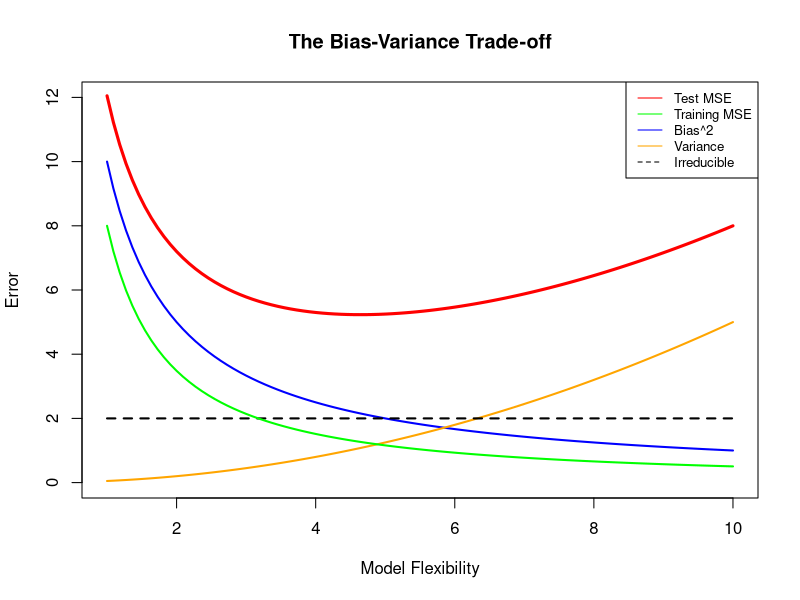

R code for this plot:
## ---- chunk 1
knitr::opts_chunk$set(echo = TRUE)
## ---- chunk 2

x <- seq(1, 10, length.out = 100)

bias_sq   <- 10 / x
variance  <- 0.05 * x^2
irred     <- rep(2, 100)  
test_mse  <- bias_sq + variance + irred
train_mse <- 8 / x^1.2

plot(x, test_mse, type = "n", ylim = c(0, 12), 
     xlab = "Model Flexibility", ylab = "Error",
     main = "The Bias-Variance Trade-off")

lines(x, bias_sq,   col = "blue",   lwd = 2) # Squared Bias
lines(x, variance,  col = "orange", lwd = 2) # Variance
lines(x, irred,     col = "black",  lwd = 2, lty = 2) # Irreducible Error
lines(x, test_mse,  col = "red",    lwd = 3) # Test MSE
lines(x, train_mse, col = "green",  lwd = 2) # Training MSE

legend("topright", cex = 0.8,
       legend = c("Test MSE", "Training MSE", "Bias^2", "Variance", "Irreducible"),
       col = c("red", "green", "blue", "orange", "black"), 
       lty = c(1, 1, 1, 1, 2))

## ---- chunk 3

n <- 100

x = seq(0, 10, length.out = n)
error = rnorm(n,0,1)

y1 <- x + error

m1 <- lm(y1 ~ x)

beta_0 <- 1
beta_1 <- 2
beta_2 <- 3
beta_3 <- 4

y2 <- beta_0 + beta_1 * x + beta_2 * x^2 + beta_3 * x^3 + error

m2 <- lm(y2 ~ poly(x, 3))

summary(m1)
summary(m2)

## ---- chunk 4

set.seed(1)
x = rnorm(100)
error = rnorm(100)
y = x - 2*x^2 + error

## ---- chunk 5

set.seed(1)

Data = data.frame(x, y)

n <- nrow(Data)

MSE_M1 = rep(0,n) #vector
MSE_M2 = rep(0,n) #vector
MSE_M3 = rep(0,n) #vector
MSE_M4 = rep(0,n) #vector

for(i in 1:n){
  test = Data[i, ]
  train = Data[-i, ]

  M1 <- lm(y ~ x, data = train)

  M2 <- lm(y ~ poly(x, degree = 2, raw = TRUE), data = train)
  
  M3 <- lm(y ~ poly(x, degree = 3, raw = TRUE), data = train)
  
  M4 <- lm(y ~ poly(x, degree = 4, raw = TRUE), data = train)
  
  M1_test = predict(M1, newdata = test)
  M2_test = predict(M2, newdata = test)
  M3_test = predict(M3, newdata = test)
  M4_test = predict(M4, newdata = test)
  
  
  MSE_M1[i] = (test$y - M1_test)^2
  MSE_M2[i] = (test$y - M2_test)^2
  MSE_M3[i] = (test$y - M3_test)^2
  MSE_M4[i] = (test$y - M4_test)^2
  
}

LOOCV_MSE_M1 = mean(MSE_M1)
LOOCV_MSE_M2 = mean(MSE_M2)
LOOCV_MSE_M3 = mean(MSE_M3)
LOOCV_MSE_M4 = mean(MSE_M4)

LOOCV_MSE_M1
LOOCV_MSE_M2
LOOCV_MSE_M3
LOOCV_MSE_M4

## ---- chunk 6

set.seed(10101)

Data = data.frame(x, y)

n <- nrow(Data)

MSE_M1 = rep(0,n) #vector
MSE_M2 = rep(0,n) #vector
MSE_M3 = rep(0,n) #vector
MSE_M4 = rep(0,n) #vector

for(i in 1:n){
  test = Data[i, ]
  train = Data[-i, ]

  M1 <- lm(y ~ x, data = train)

  M2 <- lm(y ~ poly(x, degree = 2, raw = TRUE), data = train)
  
  M3 <- lm(y ~ poly(x, degree = 3, raw = TRUE), data = train)
  
  M4 <- lm(y ~ poly(x, degree = 4, raw = TRUE), data = train)
  
  M1_test = predict(M1, newdata = test)
  M2_test = predict(M2, newdata = test)
  M3_test = predict(M3, newdata = test)
  M4_test = predict(M4, newdata = test)
  
  
  MSE_M1[i] = (test$y - M1_test)^2
  MSE_M2[i] = (test$y - M2_test)^2
  MSE_M3[i] = (test$y - M3_test)^2
  MSE_M4[i] = (test$y - M4_test)^2
  
}

LOOCV_MSE_M1 = mean(MSE_M1)
LOOCV_MSE_M2 = mean(MSE_M2)
LOOCV_MSE_M3 = mean(MSE_M3)
LOOCV_MSE_M4 = mean(MSE_M4)

LOOCV_MSE_M1
LOOCV_MSE_M2
LOOCV_MSE_M3
LOOCV_MSE_M4

